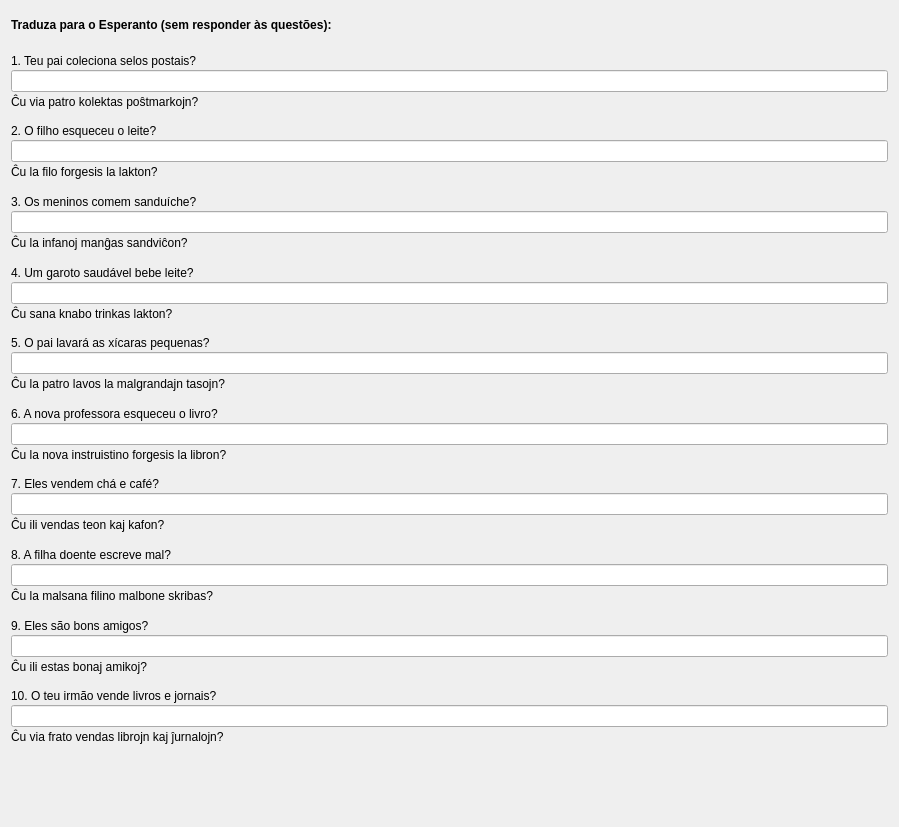
         <widget class="QWidget" name="scrollAreaWidgetContents_7">
          <property name="geometry">
           <rect>
            <x>0</x>
            <y>-223</y>
            <width>899</width>
            <height>827</height>
           </rect>
          </property>
          <layout class="QVBoxLayout" name="verticalLayout_10">
           <property name="spacing">
            <number>12</number>
           </property>
           <item>
            <widget class="titolo" name="Lec04_Label5">
             <property name="sizePolicy">
              <sizepolicy hsizetype="Preferred" vsizetype="Maximum">
               <horstretch>0</horstretch>
               <verstretch>0</verstretch>
              </sizepolicy>
             </property>
             <property name="font">
              <font>
               <weight>75</weight>
               <bold>true</bold>
              </font>
             </property>
             <property name="text">
              <string>Traduza para o Esperanto (sem responder às questões):</string>
             </property>
             <property name="wordWrap">
              <bool>true</bool>
             </property>
            </widget>
           </item>
           <item>
            <layout class="QVBoxLayout" name="verticalLayout_173">
             <property name="spacing">
              <number>2</number>
             </property>
             <item>
              <widget class="QLabel" name="Lec04_Label385">
               <property name="text">
                <string>1. Teu pai coleciona selos postais?</string>
               </property>
               <property name="alignment">
                <set>Qt::AlignBottom|Qt::AlignLeading|Qt::AlignLeft</set>
               </property>
               <property name="wordWrap">
                <bool>true</bool>
               </property>
               <property name="buddy">
                <cstring>lineEdit_43</cstring>
               </property>
              </widget>
             </item>
             <item>
              <widget class="cx_edit" name="lineEdit_43">
               <property name="sizePolicy">
                <sizepolicy hsizetype="Preferred" vsizetype="Preferred">
                 <horstretch>0</horstretch>
                 <verstretch>0</verstretch>
                </sizepolicy>
               </property>
              </widget>
             </item>
             <item>
              <widget class="korekta" name="Lec04_Button901">
               <property name="text">
                <string>Ĉu via patro kolektas poŝtmarkojn?</string>
               </property>
              </widget>
             </item>
            </layout>
           </item>
           <item>
            <layout class="QVBoxLayout" name="verticalLayout_174">
             <property name="spacing">
              <number>2</number>
             </property>
             <item>
              <widget class="QLabel" name="Lec04_Label386">
               <property name="text">
                <string>2. O filho esqueceu o leite?</string>
               </property>
               <property name="alignment">
                <set>Qt::AlignBottom|Qt::AlignLeading|Qt::AlignLeft</set>
               </property>
               <property name="wordWrap">
                <bool>true</bool>
               </property>
               <property name="buddy">
                <cstring>lineEdit_44</cstring>
               </property>
              </widget>
             </item>
             <item>
              <widget class="cx_edit" name="lineEdit_44">
               <property name="sizePolicy">
                <sizepolicy hsizetype="Preferred" vsizetype="Preferred">
                 <horstretch>0</horstretch>
                 <verstretch>0</verstretch>
                </sizepolicy>
               </property>
              </widget>
             </item>
             <item>
              <widget class="korekta" name="Lec04_Button902">
               <property name="text">
                <string>Ĉu la filo forgesis la lakton?</string>
               </property>
              </widget>
             </item>
            </layout>
           </item>
           <item>
            <layout class="QVBoxLayout" name="verticalLayout_175">
             <property name="spacing">
              <number>2</number>
             </property>
             <item>
              <widget class="QLabel" name="Lec04_Label387">
               <property name="text">
                <string>3. Os meninos comem sanduíche?</string>
               </property>
               <property name="alignment">
                <set>Qt::AlignBottom|Qt::AlignLeading|Qt::AlignLeft</set>
               </property>
               <property name="wordWrap">
                <bool>true</bool>
               </property>
               <property name="buddy">
                <cstring>lineEdit_45</cstring>
               </property>
              </widget>
             </item>
             <item>
              <widget class="cx_edit" name="lineEdit_45">
               <property name="sizePolicy">
                <sizepolicy hsizetype="Preferred" vsizetype="Preferred">
                 <horstretch>0</horstretch>
                 <verstretch>0</verstretch>
                </sizepolicy>
               </property>
              </widget>
             </item>
             <item>
              <widget class="korekta" name="Lec04_Button903">
               <property name="text">
                <string>Ĉu la infanoj manĝas sandviĉon?</string>
               </property>
              </widget>
             </item>
            </layout>
           </item>
           <item>
            <layout class="QVBoxLayout" name="verticalLayout_176">
             <property name="spacing">
              <number>2</number>
             </property>
             <item>
              <widget class="QLabel" name="Lec04_Label388">
               <property name="text">
                <string>4. Um garoto saudável bebe leite?</string>
               </property>
               <property name="alignment">
                <set>Qt::AlignBottom|Qt::AlignLeading|Qt::AlignLeft</set>
               </property>
               <property name="wordWrap">
                <bool>true</bool>
               </property>
               <property name="buddy">
                <cstring>lineEdit_46</cstring>
               </property>
              </widget>
             </item>
             <item>
              <widget class="cx_edit" name="lineEdit_46">
               <property name="sizePolicy">
                <sizepolicy hsizetype="Preferred" vsizetype="Preferred">
                 <horstretch>0</horstretch>
                 <verstretch>0</verstretch>
                </sizepolicy>
               </property>
              </widget>
             </item>
             <item>
              <widget class="korekta" name="Lec04_Button904">
               <property name="text">
                <string>Ĉu sana knabo trinkas lakton?</string>
               </property>
              </widget>
             </item>
            </layout>
           </item>
           <item>
            <layout class="QVBoxLayout" name="verticalLayout_177">
             <property name="spacing">
              <number>2</number>
             </property>
             <item>
              <widget class="QLabel" name="Lec04_Label389">
               <property name="text">
                <string>5. O pai lavará as xícaras pequenas?</string>
               </property>
               <property name="alignment">
                <set>Qt::AlignBottom|Qt::AlignLeading|Qt::AlignLeft</set>
               </property>
               <property name="wordWrap">
                <bool>true</bool>
               </property>
               <property name="buddy">
                <cstring>lineEdit_47</cstring>
               </property>
              </widget>
             </item>
             <item>
              <widget class="cx_edit" name="lineEdit_47">
               <property name="sizePolicy">
                <sizepolicy hsizetype="Preferred" vsizetype="Preferred">
                 <horstretch>0</horstretch>
                 <verstretch>0</verstretch>
                </sizepolicy>
               </property>
              </widget>
             </item>
             <item>
              <widget class="korekta" name="Lec04_Button905">
               <property name="text">
                <string>Ĉu la patro lavos la malgrandajn tasojn?</string>
               </property>
              </widget>
             </item>
            </layout>
           </item>
           <item>
            <layout class="QVBoxLayout" name="verticalLayout_179">
             <property name="spacing">
              <number>2</number>
             </property>
             <item>
              <widget class="QLabel" name="Lec04_Label391">
               <property name="text">
                <string>6. A nova professora esqueceu o livro?</string>
               </property>
               <property name="alignment">
                <set>Qt::AlignBottom|Qt::AlignLeading|Qt::AlignLeft</set>
               </property>
               <property name="wordWrap">
                <bool>true</bool>
               </property>
               <property name="buddy">
                <cstring>lineEdit_48</cstring>
               </property>
              </widget>
             </item>
             <item>
              <widget class="cx_edit" name="lineEdit_48">
               <property name="sizePolicy">
                <sizepolicy hsizetype="Preferred" vsizetype="Preferred">
                 <horstretch>0</horstretch>
                 <verstretch>0</verstretch>
                </sizepolicy>
               </property>
              </widget>
             </item>
             <item>
              <widget class="korekta" name="Lec04_Button906">
               <property name="text">
                <string>Ĉu la nova instruistino forgesis la libron?</string>
               </property>
              </widget>
             </item>
            </layout>
           </item>
           <item>
            <layout class="QVBoxLayout" name="verticalLayout_180">
             <property name="spacing">
              <number>2</number>
             </property>
             <item>
              <widget class="QLabel" name="Lec04_Label392">
               <property name="text">
                <string>7. Eles vendem chá e café?</string>
               </property>
               <property name="alignment">
                <set>Qt::AlignBottom|Qt::AlignLeading|Qt::AlignLeft</set>
               </property>
               <property name="wordWrap">
                <bool>true</bool>
               </property>
               <property name="buddy">
                <cstring>lineEdit_49</cstring>
               </property>
              </widget>
             </item>
             <item>
              <widget class="cx_edit" name="lineEdit_49">
               <property name="sizePolicy">
                <sizepolicy hsizetype="Preferred" vsizetype="Preferred">
                 <horstretch>0</horstretch>
                 <verstretch>0</verstretch>
                </sizepolicy>
               </property>
              </widget>
             </item>
             <item>
              <widget class="korekta" name="Lec04_Button907">
               <property name="text">
                <string>Ĉu ili vendas teon kaj kafon?</string>
               </property>
              </widget>
             </item>
            </layout>
           </item>
           <item>
            <layout class="QVBoxLayout" name="verticalLayout_181">
             <property name="spacing">
              <number>2</number>
             </property>
             <item>
              <widget class="QLabel" name="Lec04_Label393">
               <property name="text">
                <string>8. A filha doente escreve mal?</string>
               </property>
               <property name="alignment">
                <set>Qt::AlignBottom|Qt::AlignLeading|Qt::AlignLeft</set>
               </property>
               <property name="wordWrap">
                <bool>true</bool>
               </property>
               <property name="buddy">
                <cstring>lineEdit_50</cstring>
               </property>
              </widget>
             </item>
             <item>
              <widget class="cx_edit" name="lineEdit_50">
               <property name="sizePolicy">
                <sizepolicy hsizetype="Preferred" vsizetype="Preferred">
                 <horstretch>0</horstretch>
                 <verstretch>0</verstretch>
                </sizepolicy>
               </property>
              </widget>
             </item>
             <item>
              <widget class="korekta" name="Lec04_Button908">
               <property name="text">
                <string>Ĉu la malsana filino malbone skribas?</string>
               </property>
              </widget>
             </item>
            </layout>
           </item>
           <item>
            <layout class="QVBoxLayout" name="verticalLayout_182">
             <property name="spacing">
              <number>2</number>
             </property>
             <item>
              <widget class="QLabel" name="Lec04_Label394">
               <property name="text">
                <string>9. Eles são bons amigos?</string>
               </property>
               <property name="alignment">
                <set>Qt::AlignBottom|Qt::AlignLeading|Qt::AlignLeft</set>
               </property>
               <property name="wordWrap">
                <bool>true</bool>
               </property>
               <property name="buddy">
                <cstring>lineEdit_51</cstring>
               </property>
              </widget>
             </item>
             <item>
              <widget class="cx_edit" name="lineEdit_51">
               <property name="sizePolicy">
                <sizepolicy hsizetype="Preferred" vsizetype="Preferred">
                 <horstretch>0</horstretch>
                 <verstretch>0</verstretch>
                </sizepolicy>
               </property>
              </widget>
             </item>
             <item>
              <widget class="korekta" name="Lec04_Button909">
               <property name="text">
                <string>Ĉu ili estas bonaj amikoj?</string>
               </property>
              </widget>
             </item>
            </layout>
           </item>
           <item>
            <layout class="QVBoxLayout" name="verticalLayout_183">
             <property name="spacing">
              <number>2</number>
             </property>
             <item>
              <widget class="QLabel" name="Lec04_Label395">
               <property name="text">
                <string>10. O teu irmão vende livros e jornais?</string>
               </property>
               <property name="alignment">
                <set>Qt::AlignBottom|Qt::AlignLeading|Qt::AlignLeft</set>
               </property>
               <property name="wordWrap">
                <bool>true</bool>
               </property>
               <property name="buddy">
                <cstring>lineEdit_52</cstring>
               </property>
              </widget>
             </item>
             <item>
              <widget class="cx_edit" name="lineEdit_52">
               <property name="sizePolicy">
                <sizepolicy hsizetype="Preferred" vsizetype="Preferred">
                 <horstretch>0</horstretch>
                 <verstretch>0</verstretch>
                </sizepolicy>
               </property>
              </widget>
             </item>
             <item>
              <widget class="korekta" name="Lec04_Button910">
               <property name="text">
                <string>Ĉu via frato vendas librojn kaj ĵurnalojn?</string>
               </property>
              </widget>
             </item>
            </layout>
           </item>
           <item alignment="Qt::AlignHCenter">
            <widget class="sendujo" name="frame">
             <property name="frameShape">
              <enum>QFrame::StyledPanel</enum>
             </property>
             <property name="frameShadow">
              <enum>QFrame::Raised</enum>
             </property>
            </widget>
           </item>
          </layout>
         </widget>
